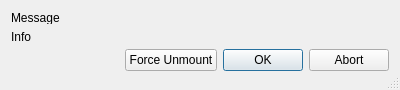
<?xml version="1.0" encoding="UTF-8"?>
<ui version="4.0">
 <class>FileStatus</class>
 <widget class="QDialog" name="FileStatus">
  <property name="geometry">
   <rect>
    <x>0</x>
    <y>0</y>
    <width>400</width>
    <height>90</height>
   </rect>
  </property>
  <property name="minimumSize">
   <size>
    <width>400</width>
    <height>90</height>
   </size>
  </property>
  <property name="sizeGripEnabled">
   <bool>true</bool>
  </property>
  <layout class="QVBoxLayout" name="verticalLayout">
   <item>
    <widget class="QLabel" name="msgLbl">
     <property name="sizePolicy">
      <sizepolicy hsizetype="Expanding" vsizetype="Fixed">
       <horstretch>0</horstretch>
       <verstretch>0</verstretch>
      </sizepolicy>
     </property>
     <property name="minimumSize">
      <size>
       <width>0</width>
       <height>13</height>
      </size>
     </property>
     <property name="maximumSize">
      <size>
       <width>16777215</width>
       <height>13</height>
      </size>
     </property>
     <property name="text">
      <string>Message</string>
     </property>
     <property name="alignment">
      <set>Qt::AlignLeading|Qt::AlignLeft|Qt::AlignTop</set>
     </property>
    </widget>
   </item>
   <item>
    <widget class="QLabel" name="infoLbl">
     <property name="sizePolicy">
      <sizepolicy hsizetype="Expanding" vsizetype="Fixed">
       <horstretch>0</horstretch>
       <verstretch>0</verstretch>
      </sizepolicy>
     </property>
     <property name="minimumSize">
      <size>
       <width>0</width>
       <height>13</height>
      </size>
     </property>
     <property name="maximumSize">
      <size>
       <width>16777215</width>
       <height>13</height>
      </size>
     </property>
     <property name="text">
      <string>Info</string>
     </property>
    </widget>
   </item>
   <item>
    <layout class="QHBoxLayout" name="horizontalLayout">
     <item>
      <spacer name="horizontalSpacer">
       <property name="orientation">
        <enum>Qt::Horizontal</enum>
       </property>
       <property name="sizeHint" stdset="0">
        <size>
         <width>298</width>
         <height>20</height>
        </size>
       </property>
      </spacer>
     </item>
     <item>
      <widget class="QPushButton" name="forceBtn">
       <property name="text">
        <string>Force Unmount</string>
       </property>
       <property name="autoDefault">
        <bool>false</bool>
       </property>
      </widget>
     </item>
     <item>
      <widget class="QPushButton" name="okBtn">
       <property name="text">
        <string>OK</string>
       </property>
      </widget>
     </item>
     <item>
      <widget class="QPushButton" name="abortBtn">
       <property name="text">
        <string>Abort</string>
       </property>
       <property name="autoDefault">
        <bool>false</bool>
       </property>
      </widget>
     </item>
    </layout>
   </item>
   <item>
    <widget class="QPlainTextEdit" name="detailsTxt">
     <property name="minimumSize">
      <size>
       <width>380</width>
       <height>0</height>
      </size>
     </property>
     <property name="maximumSize">
      <size>
       <width>16777215</width>
       <height>0</height>
      </size>
     </property>
     <property name="acceptDrops">
      <bool>false</bool>
     </property>
     <property name="inputMethodHints">
      <set>Qt::ImhNone</set>
     </property>
     <property name="undoRedoEnabled">
      <bool>false</bool>
     </property>
     <property name="lineWrapMode">
      <enum>QPlainTextEdit::NoWrap</enum>
     </property>
     <property name="readOnly">
      <bool>true</bool>
     </property>
     <property name="textInteractionFlags">
      <set>Qt::TextSelectableByKeyboard|Qt::TextSelectableByMouse</set>
     </property>
    </widget>
   </item>
  </layout>
 </widget>
 <resources/>
 <connections/>
</ui>
